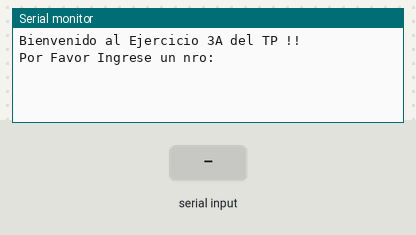
Bench run of a sketch on a simulated Arduino Uno, built with avr-gcc and run on an emulated ATmega328P. Parts: the last lines printed to the serial monitor. The test bench sets the inputs (shaded band).

Above: at 1.2 s.
1.3 s: "90,45\n" received over Serial
At 2.3 s:
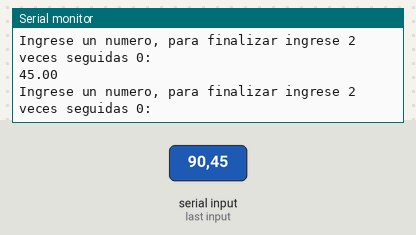
2.8 s: "30,150\n" received over Serial
At 4.9 s:
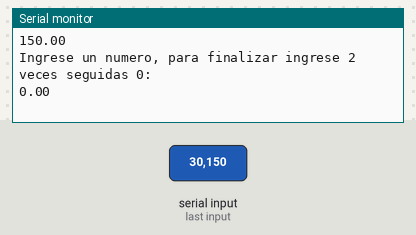
Timing chart, 0 to 6.4 s (numbered marks = the images above; inputs shaded):
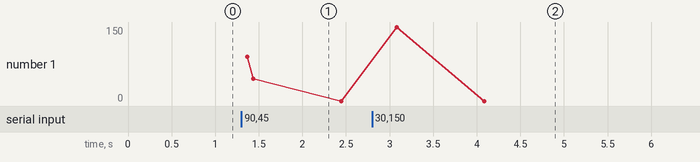

Measured:
- after the input at 1.3 s, the serial monitor: prints a new line at once (image 1)
- after the input at 2.8 s, the serial monitor: prints a new line at once (image 2)

The sketch:

ejercicio_1_3.ino
```cpp
// Declaro variables
float reales=1, suma=0;
int n=0;

void setup() {
   Serial.begin(9600); // Establezco velocidad de puerto serie en bps
   Serial.println("Bienvenido al Ejercicio 3A del TP !! ");
   Serial.println();
   Serial.println("Por Favor Ingrese un nro:");
}
void loop() {

// ------ Bloque de Carga de Datos:

if (Serial.available() >0)
  {
    if (reales != 0)
     {
       Serial.println("Ingrese un numero, para finalizar ingrese 2 veces seguidas 0:");
       reales = Serial.parseFloat();
       Serial.println(reales);
       n++;
       suma = suma + reales;
      } else {
     // -----------------------------------
     // ----- Bloque de informacion de datos:
         Serial.println("-----------------------------------");
         Serial.print("La cantidad de valores ingresados es: ");
         Serial.println(n-1);
         Serial.print("La suma de los valores ingresados es: ");
         Serial.println(suma);
         Serial.print("La media de los valores ingresados es: ");
         Serial.println(suma/(n-1));
         while (!Serial.available() > 0);
         reales = Serial.parseFloat();
         Serial.println("-----------------------------------");
     // ------------------------------------
      }

    }
}
```
